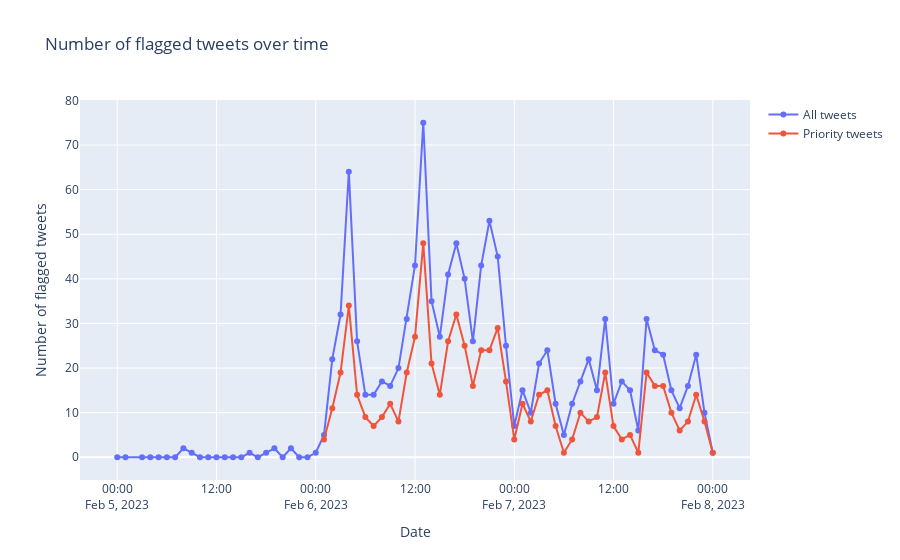

Notebook cell for this chart:
### Code cell
# Use Plotly Go
import plotly.graph_objects as go

df2 = df.groupby('date_hour').agg({'prediction': 'sum', 'priority': 'sum'}).reset_index()
df2['priority'] = df2['priority'].apply(lambda x: np.nan if x == 0 else x)

# Create a figure
fig = go.Figure()
fig.add_trace(go.Scatter(x=df2['date_hour'], y=df2['prediction'], mode='lines+markers', name='All tweets'))
fig.add_trace(go.Scatter(x=df2['date_hour'], y=df2['priority'], mode='lines+markers', name='Priority tweets'))
fig.update_layout(title='Number of flagged tweets over time',
                     xaxis_title='Date',
                        yaxis_title='Number of flagged tweets')
fig.update_traces(hovertemplate='Date: %{x}<br>Number of flagged tweets: %{y}')
fig.show()
